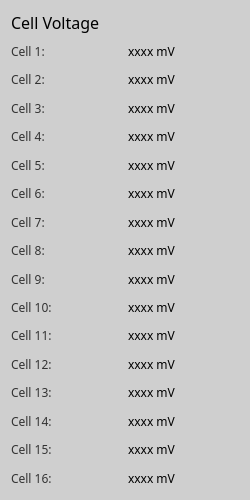
     <widget class="QFrame" name="cell_voltage_frame">
      <property name="sizePolicy">
       <sizepolicy hsizetype="MinimumExpanding" vsizetype="Minimum">
        <horstretch>0</horstretch>
        <verstretch>0</verstretch>
       </sizepolicy>
      </property>
      <property name="minimumSize">
       <size>
        <width>250</width>
        <height>500</height>
       </size>
      </property>
      <property name="maximumSize">
       <size>
        <width>300</width>
        <height>16777215</height>
       </size>
      </property>
      <property name="styleSheet">
       <string notr="true">background-color: rgb(207, 207, 207);
border-radius:10px;
font:  &quot;Montserrat&quot;;</string>
      </property>
      <property name="frameShape">
       <enum>QFrame::StyledPanel</enum>
      </property>
      <property name="frameShadow">
       <enum>QFrame::Raised</enum>
      </property>
      <layout class="QVBoxLayout" name="verticalLayout_8">
       <item>
        <layout class="QVBoxLayout" name="verticalLayout_7">
         <item>
          <widget class="QLabel" name="battery_stats_label_8">
           <property name="sizePolicy">
            <sizepolicy hsizetype="Fixed" vsizetype="Fixed">
             <horstretch>0</horstretch>
             <verstretch>0</verstretch>
            </sizepolicy>
           </property>
           <property name="font">
            <font>
             <family>Montserrat</family>
             <pointsize>12</pointsize>
             <weight>50</weight>
             <bold>false</bold>
            </font>
           </property>
           <property name="styleSheet">
            <string notr="true">color: rgb(0, 0, 0);
font: 12pt &quot;Montserrat&quot;;</string>
           </property>
           <property name="text">
            <string>Cell Voltage</string>
           </property>
           <property name="textFormat">
            <enum>Qt::AutoText</enum>
           </property>
          </widget>
         </item>
         <item>
          <layout class="QGridLayout" name="gridLayout_4">
           <item row="0" column="0">
            <widget class="QLabel" name="cell_v_label_1">
             <property name="font">
              <font>
               <family>Montserrat</family>
               <pointsize>9</pointsize>
               <weight>50</weight>
               <italic>false</italic>
               <bold>false</bold>
              </font>
             </property>
             <property name="styleSheet">
              <string notr="true">color: rgb(50, 50, 50);
font: 9pt &quot;Montserrat&quot;;</string>
             </property>
             <property name="text">
              <string>Cell 1:</string>
             </property>
            </widget>
           </item>
           <item row="0" column="1">
            <widget class="QLabel" name="cell_v_1">
             <property name="font">
              <font>
               <family>Montserrat</family>
               <pointsize>9</pointsize>
               <weight>50</weight>
               <italic>false</italic>
               <bold>false</bold>
              </font>
             </property>
             <property name="styleSheet">
              <string notr="true">color: rgb(0,0,0);
font: 9pt &quot;Montserrat&quot;;</string>
             </property>
             <property name="text">
              <string>xxxx mV</string>
             </property>
            </widget>
           </item>
           <item row="1" column="0">
            <widget class="QLabel" name="cell_v_label_2">
             <property name="font">
              <font>
               <family>Montserrat</family>
               <pointsize>9</pointsize>
               <weight>50</weight>
               <italic>false</italic>
               <bold>false</bold>
              </font>
             </property>
             <property name="styleSheet">
              <string notr="true">color: rgb(50, 50, 50);
font: 9pt &quot;Montserrat&quot;;</string>
             </property>
             <property name="text">
              <string>Cell 2:</string>
             </property>
            </widget>
           </item>
           <item row="1" column="1">
            <widget class="QLabel" name="cell_v_2">
             <property name="font">
              <font>
               <family>Montserrat</family>
               <pointsize>9</pointsize>
               <weight>50</weight>
               <italic>false</italic>
               <bold>false</bold>
              </font>
             </property>
             <property name="styleSheet">
              <string notr="true">color: rgb(0,0,0);
font: 9pt &quot;Montserrat&quot;;</string>
             </property>
             <property name="text">
              <string>xxxx mV</string>
             </property>
            </widget>
           </item>
           <item row="2" column="0">
            <widget class="QLabel" name="cell_v_label_3">
             <property name="font">
              <font>
               <family>Montserrat</family>
               <pointsize>9</pointsize>
               <weight>50</weight>
               <italic>false</italic>
               <bold>false</bold>
              </font>
             </property>
             <property name="styleSheet">
              <string notr="true">color: rgb(50, 50, 50);
font: 9pt &quot;Montserrat&quot;;</string>
             </property>
             <property name="text">
              <string>Cell 3:</string>
             </property>
            </widget>
           </item>
           <item row="2" column="1">
            <widget class="QLabel" name="cell_v_3">
             <property name="font">
              <font>
               <family>Montserrat</family>
               <pointsize>9</pointsize>
               <weight>50</weight>
               <italic>false</italic>
               <bold>false</bold>
              </font>
             </property>
             <property name="styleSheet">
              <string notr="true">color: rgb(0,0,0);
font: 9pt &quot;Montserrat&quot;;</string>
             </property>
             <property name="text">
              <string>xxxx mV</string>
             </property>
            </widget>
           </item>
           <item row="3" column="0">
            <widget class="QLabel" name="cell_v_label_4">
             <property name="font">
              <font>
               <family>Montserrat</family>
               <pointsize>9</pointsize>
               <weight>50</weight>
               <italic>false</italic>
               <bold>false</bold>
              </font>
             </property>
             <property name="styleSheet">
              <string notr="true">color: rgb(50, 50, 50);
font: 9pt &quot;Montserrat&quot;;</string>
             </property>
             <property name="text">
              <string>Cell 4:</string>
             </property>
            </widget>
           </item>
           <item row="3" column="1">
            <widget class="QLabel" name="cell_v_4">
             <property name="font">
              <font>
               <family>Montserrat</family>
               <pointsize>9</pointsize>
               <weight>50</weight>
               <italic>false</italic>
               <bold>false</bold>
              </font>
             </property>
             <property name="styleSheet">
              <string notr="true">color: rgb(0,0,0);
font: 9pt &quot;Montserrat&quot;;</string>
             </property>
             <property name="text">
              <string>xxxx mV</string>
             </property>
            </widget>
           </item>
           <item row="4" column="0">
            <widget class="QLabel" name="cell_v_label_5">
             <property name="font">
              <font>
               <family>Montserrat</family>
               <pointsize>9</pointsize>
               <weight>50</weight>
               <italic>false</italic>
               <bold>false</bold>
              </font>
             </property>
             <property name="styleSheet">
              <string notr="true">color: rgb(50, 50, 50);
font: 9pt &quot;Montserrat&quot;;</string>
             </property>
             <property name="text">
              <string>Cell 5:</string>
             </property>
            </widget>
           </item>
           <item row="4" column="1">
            <widget class="QLabel" name="cell_v_5">
             <property name="font">
              <font>
               <family>Montserrat</family>
               <pointsize>9</pointsize>
               <weight>50</weight>
               <italic>false</italic>
               <bold>false</bold>
              </font>
             </property>
             <property name="styleSheet">
              <string notr="true">color: rgb(0,0,0);
font: 9pt &quot;Montserrat&quot;;</string>
             </property>
             <property name="text">
              <string>xxxx mV</string>
             </property>
            </widget>
           </item>
           <item row="5" column="0">
            <widget class="QLabel" name="cell_v_label_6">
             <property name="font">
              <font>
               <family>Montserrat</family>
               <pointsize>9</pointsize>
               <weight>50</weight>
               <italic>false</italic>
               <bold>false</bold>
              </font>
             </property>
             <property name="styleSheet">
              <string notr="true">color: rgb(50, 50, 50);
font: 9pt &quot;Montserrat&quot;;</string>
             </property>
             <property name="text">
              <string>Cell 6:</string>
             </property>
            </widget>
           </item>
           <item row="5" column="1">
            <widget class="QLabel" name="cell_v_6">
             <property name="font">
              <font>
               <family>Montserrat</family>
               <pointsize>9</pointsize>
               <weight>50</weight>
               <italic>false</italic>
               <bold>false</bold>
              </font>
             </property>
             <property name="styleSheet">
              <string notr="true">color: rgb(0,0,0);
font: 9pt &quot;Montserrat&quot;;</string>
             </property>
             <property name="text">
              <string>xxxx mV</string>
             </property>
            </widget>
           </item>
           <item row="6" column="0">
            <widget class="QLabel" name="cell_v_label_7">
             <property name="font">
              <font>
               <family>Montserrat</family>
               <pointsize>9</pointsize>
               <weight>50</weight>
               <italic>false</italic>
               <bold>false</bold>
              </font>
             </property>
             <property name="styleSheet">
              <string notr="true">color: rgb(50, 50, 50);
font: 9pt &quot;Montserrat&quot;;</string>
             </property>
             <property name="text">
              <string>Cell 7:</string>
             </property>
            </widget>
           </item>
           <item row="6" column="1">
            <widget class="QLabel" name="cell_v_7">
             <property name="font">
              <font>
               <family>Montserrat</family>
               <pointsize>9</pointsize>
               <weight>50</weight>
               <italic>false</italic>
               <bold>false</bold>
              </font>
             </property>
             <property name="styleSheet">
              <string notr="true">color: rgb(0,0,0);
font: 9pt &quot;Montserrat&quot;;</string>
             </property>
             <property name="text">
              <string>xxxx mV</string>
             </property>
            </widget>
           </item>
           <item row="7" column="0">
            <widget class="QLabel" name="cell_v_label_8">
             <property name="font">
              <font>
               <family>Montserrat</family>
               <pointsize>9</pointsize>
               <weight>50</weight>
               <italic>false</italic>
               <bold>false</bold>
              </font>
             </property>
             <property name="styleSheet">
              <string notr="true">color: rgb(50, 50, 50);
font: 9pt &quot;Montserrat&quot;;</string>
             </property>
             <property name="text">
              <string>Cell 8:</string>
             </property>
            </widget>
           </item>
           <item row="7" column="1">
            <widget class="QLabel" name="cell_v_8">
             <property name="font">
              <font>
               <family>Montserrat</family>
               <pointsize>9</pointsize>
               <weight>50</weight>
               <italic>false</italic>
               <bold>false</bold>
              </font>
             </property>
             <property name="styleSheet">
              <string notr="true">color: rgb(0,0,0);
font: 9pt &quot;Montserrat&quot;;</string>
             </property>
             <property name="text">
              <string>xxxx mV</string>
             </property>
            </widget>
           </item>
           <item row="8" column="0">
            <widget class="QLabel" name="cell_v_label_9">
             <property name="font">
              <font>
               <family>Montserrat</family>
               <pointsize>9</pointsize>
               <weight>50</weight>
               <italic>false</italic>
               <bold>false</bold>
              </font>
             </property>
             <property name="styleSheet">
              <string notr="true">color: rgb(50, 50, 50);
font: 9pt &quot;Montserrat&quot;;</string>
             </property>
             <property name="text">
              <string>Cell 9:</string>
             </property>
            </widget>
           </item>
           <item row="8" column="1">
            <widget class="QLabel" name="cell_v_9">
             <property name="font">
              <font>
               <family>Montserrat</family>
               <pointsize>9</pointsize>
               <weight>50</weight>
               <italic>false</italic>
               <bold>false</bold>
              </font>
             </property>
             <property name="styleSheet">
              <string notr="true">color: rgb(0,0,0);
font: 9pt &quot;Montserrat&quot;;</string>
             </property>
             <property name="text">
              <string>xxxx mV</string>
             </property>
            </widget>
           </item>
           <item row="9" column="0">
            <widget class="QLabel" name="cell_v_label_10">
             <property name="font">
              <font>
               <family>Montserrat</family>
               <pointsize>9</pointsize>
               <weight>50</weight>
               <italic>false</italic>
               <bold>false</bold>
              </font>
             </property>
             <property name="styleSheet">
              <string notr="true">color: rgb(50, 50, 50);
font: 9pt &quot;Montserrat&quot;;</string>
             </property>
             <property name="text">
              <string>Cell 10:</string>
             </property>
            </widget>
           </item>
           <item row="9" column="1">
            <widget class="QLabel" name="cell_v_10">
             <property name="font">
              <font>
               <family>Montserrat</family>
               <pointsize>9</pointsize>
               <weight>50</weight>
               <italic>false</italic>
               <bold>false</bold>
              </font>
             </property>
             <property name="styleSheet">
              <string notr="true">color: rgb(0,0,0);
font: 9pt &quot;Montserrat&quot;;</string>
             </property>
             <property name="text">
              <string>xxxx mV</string>
             </property>
            </widget>
           </item>
           <item row="10" column="0">
            <widget class="QLabel" name="cell_v_label_11">
             <property name="font">
              <font>
               <family>Montserrat</family>
               <pointsize>9</pointsize>
               <weight>50</weight>
               <italic>false</italic>
               <bold>false</bold>
              </font>
             </property>
             <property name="styleSheet">
              <string notr="true">color: rgb(50, 50, 50);
font: 9pt &quot;Montserrat&quot;;</string>
             </property>
             <property name="text">
              <string>Cell 11:</string>
             </property>
            </widget>
           </item>
           <item row="10" column="1">
            <widget class="QLabel" name="cell_v_11">
             <property name="font">
              <font>
               <family>Montserrat</family>
               <pointsize>9</pointsize>
               <weight>50</weight>
               <italic>false</italic>
               <bold>false</bold>
              </font>
             </property>
             <property name="styleSheet">
              <string notr="true">color: rgb(0,0,0);
font: 9pt &quot;Montserrat&quot;;</string>
             </property>
             <property name="text">
              <string>xxxx mV</string>
             </property>
            </widget>
           </item>
           <item row="11" column="0">
            <widget class="QLabel" name="cell_v_label_12">
             <property name="font">
              <font>
               <family>Montserrat</family>
               <pointsize>9</pointsize>
               <weight>50</weight>
               <italic>false</italic>
               <bold>false</bold>
              </font>
             </property>
             <property name="styleSheet">
              <string notr="true">color: rgb(50, 50, 50);
font: 9pt &quot;Montserrat&quot;;</string>
             </property>
             <property name="text">
              <string>Cell 12:</string>
             </property>
            </widget>
           </item>
           <item row="11" column="1">
            <widget class="QLabel" name="cell_v_12">
             <property name="font">
              <font>
               <family>Montserrat</family>
               <pointsize>9</pointsize>
               <weight>50</weight>
               <italic>false</italic>
               <bold>false</bold>
              </font>
             </property>
             <property name="styleSheet">
              <string notr="true">color: rgb(0,0,0);
font: 9pt &quot;Montserrat&quot;;</string>
             </property>
             <property name="text">
              <string>xxxx mV</string>
             </property>
            </widget>
           </item>
           <item row="12" column="0">
            <widget class="QLabel" name="cell_v_label_13">
             <property name="font">
              <font>
               <family>Montserrat</family>
               <pointsize>9</pointsize>
               <weight>50</weight>
               <italic>false</italic>
               <bold>false</bold>
              </font>
             </property>
             <property name="styleSheet">
              <string notr="true">color: rgb(50, 50, 50);
font: 9pt &quot;Montserrat&quot;;</string>
             </property>
             <property name="text">
              <string>Cell 13:</string>
             </property>
            </widget>
           </item>
           <item row="12" column="1">
            <widget class="QLabel" name="cell_v_13">
             <property name="font">
              <font>
               <family>Montserrat</family>
               <pointsize>9</pointsize>
               <weight>50</weight>
               <italic>false</italic>
               <bold>false</bold>
              </font>
             </property>
             <property name="styleSheet">
              <string notr="true">color: rgb(0,0,0);
font: 9pt &quot;Montserrat&quot;;</string>
             </property>
             <property name="text">
              <string>xxxx mV</string>
             </property>
            </widget>
           </item>
           <item row="13" column="0">
            <widget class="QLabel" name="cell_v_label_14">
             <property name="font">
              <font>
               <family>Montserrat</family>
               <pointsize>9</pointsize>
               <weight>50</weight>
               <italic>false</italic>
               <bold>false</bold>
              </font>
             </property>
             <property name="styleSheet">
              <string notr="true">color: rgb(50, 50, 50);
font: 9pt &quot;Montserrat&quot;;</string>
             </property>
             <property name="text">
              <string>Cell 14:</string>
             </property>
            </widget>
           </item>
           <item row="13" column="1">
            <widget class="QLabel" name="cell_v_14">
             <property name="font">
              <font>
               <family>Montserrat</family>
               <pointsize>9</pointsize>
               <weight>50</weight>
               <italic>false</italic>
               <bold>false</bold>
              </font>
             </property>
             <property name="styleSheet">
              <string notr="true">color: rgb(0,0,0);
font: 9pt &quot;Montserrat&quot;;</string>
             </property>
             <property name="text">
              <string>xxxx mV</string>
             </property>
            </widget>
           </item>
           <item row="14" column="0">
            <widget class="QLabel" name="cell_v_label_15">
             <property name="font">
              <font>
               <family>Montserrat</family>
               <pointsize>9</pointsize>
               <weight>50</weight>
               <italic>false</italic>
               <bold>false</bold>
              </font>
             </property>
             <property name="styleSheet">
              <string notr="true">color: rgb(50, 50, 50);
font: 9pt &quot;Montserrat&quot;;</string>
             </property>
             <property name="text">
              <string>Cell 15:</string>
             </property>
            </widget>
           </item>
           <item row="14" column="1">
            <widget class="QLabel" name="cell_v_15">
             <property name="font">
              <font>
               <family>Montserrat</family>
               <pointsize>9</pointsize>
               <weight>50</weight>
               <italic>false</italic>
               <bold>false</bold>
              </font>
             </property>
             <property name="styleSheet">
              <string notr="true">color: rgb(0,0,0);
font: 9pt &quot;Montserrat&quot;;</string>
             </property>
             <property name="text">
              <string>xxxx mV</string>
             </property>
            </widget>
           </item>
           <item row="15" column="0">
            <widget class="QLabel" name="cell_v_label_16">
             <property name="font">
              <font>
               <family>Montserrat</family>
               <pointsize>9</pointsize>
               <weight>50</weight>
               <italic>false</italic>
               <bold>false</bold>
              </font>
             </property>
             <property name="styleSheet">
              <string notr="true">color: rgb(50, 50, 50);
font: 9pt &quot;Montserrat&quot;;</string>
             </property>
             <property name="text">
              <string>Cell 16:</string>
             </property>
            </widget>
           </item>
           <item row="15" column="1">
            <widget class="QLabel" name="cell_v_16">
             <property name="font">
              <font>
               <family>Montserrat</family>
               <pointsize>9</pointsize>
               <weight>50</weight>
               <italic>false</italic>
               <bold>false</bold>
              </font>
             </property>
             <property name="styleSheet">
              <string notr="true">color: rgb(0,0,0);
font: 9pt &quot;Montserrat&quot;;</string>
             </property>
             <property name="text">
              <string>xxxx mV</string>
             </property>
            </widget>
           </item>
          </layout>
         </item>
        </layout>
       </item>
      </layout>
     </widget>
